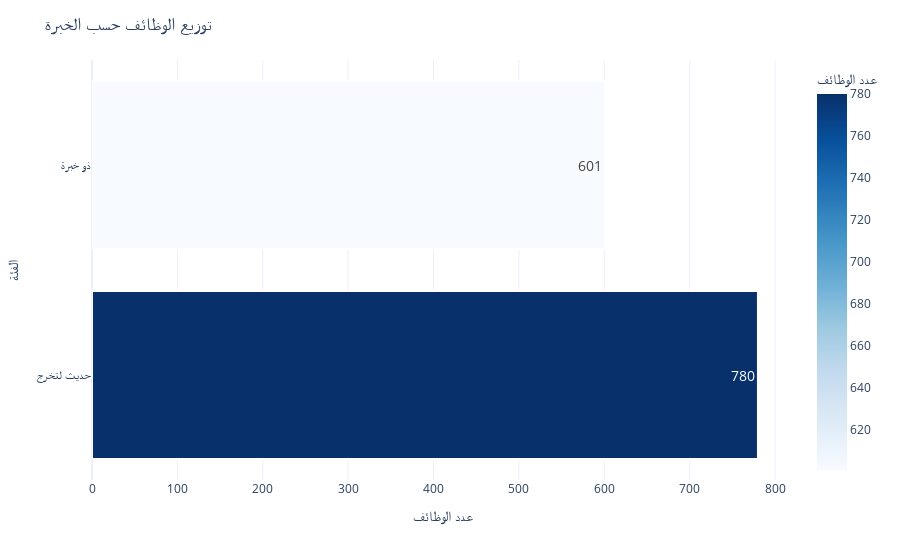

The notebook cell this image was saved under:
### Markdown cell above
### 4. Are job opportunities predominantly targeted at individuals with experience, or is there room for fresh graduates as well?

### Code cell
import plotly.express as px

Jadarat['experience_category'] = Jadarat['experience_years'].apply(lambda x: 'ذو خبرة' if int(x) > 0 else 'حديث لتخرج')

experience_counts = Jadarat['experience_category'].value_counts().reset_index()
experience_counts.columns = ['الفئة', 'عدد الوظائف']

fig = px.bar(
    experience_counts, 
    x="عدد الوظائف", 
    y="الفئة", 
    orientation="h", 
    text="عدد الوظائف", 
    color="عدد الوظائف",  
    color_continuous_scale="blues"
)

fig.update_traces(
    textposition="inside", 
    textfont_size=14, 
    marker_line_width=2 
)

fig.update_layout(
    title="توزيع الوظائف حسب الخبرة",
    title_font_size=18,
    xaxis_title="عدد الوظائف",
    yaxis_title="الفئة",
    template="plotly_white",
)

fig.show()

### Figure 1 — Plotly figure (JSON) as saved in the notebook; plotly's stock layout.template omitted (floating-point values rounded to 4 significant figures)
{"data": [{"hovertemplate": "عدد الوظائف=%{marker.color}<br>الفئة=%{y}<extra></extra>", "legendgroup": "", "marker": {"color": [780, 601], "coloraxis": "coloraxis", "line": {"width": 2}, "pattern": {"shape": ""}}, "name": "", "orientation": "h", "showlegend": false, "text": [780.0, 601.0], "textfont": {"size": 14}, "textposition": "inside", "type": "bar", "x": [780, 601], "xaxis": "x", "y": ["حديث لتخرج", "ذو خبرة"], "yaxis": "y"}], "layout": {"barmode": "relative", "coloraxis": {"colorbar": {"title": {"text": "عدد الوظائف"}}, "colorscale": [[0, "rgb(247,251,255)"], [0.125, "rgb(222,235,247)"], [0.25, "rgb(198,219,239)"], [0.375, "rgb(158,202,225)"], [0.5, "rgb(107,174,214)"], [0.625, "rgb(66,146,198)"], [0.75, "rgb(33,113,181)"], [0.875, "rgb(8,81,156)"], [1, "rgb(8,48,107)"]]}, "legend": {"tracegroupgap": 0}, "margin": {"t": 60}, "title": {"font": {"size": 18}, "text": "توزيع الوظائف حسب الخبرة"}, "xaxis": {"anchor": "y", "domain": [0, 1], "title": {"text": "عدد الوظائف"}}, "yaxis": {"anchor": "x", "domain": [0, 1], "title": {"text": "الفئة"}}}}
